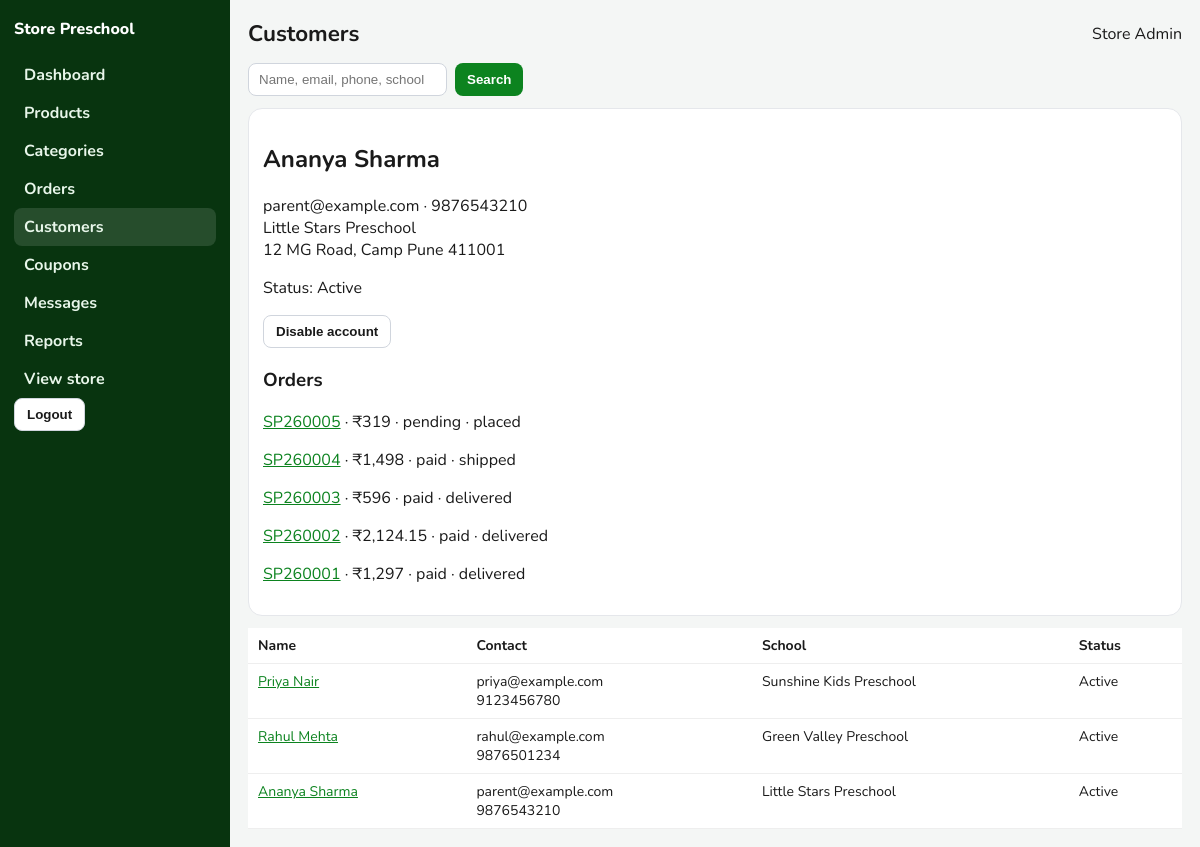
/admin/customers.php?id=2 (signed in), run on the app's committed database.
### tables this page shows
CREATE TABLE users (
    id INT UNSIGNED AUTO_INCREMENT PRIMARY KEY,
    name VARCHAR(120) NOT NULL,
    email VARCHAR(160) NOT NULL,
    phone VARCHAR(15) NOT NULL,
    password_hash VARCHAR(255) NOT NULL,
    role ENUM('customer', 'admin') NOT NULL DEFAULT 'customer',
    school_name VARCHAR(180) NULL,
    address VARCHAR(500) NULL,
    city VARCHAR(80) NULL,
    pincode VARCHAR(10) NULL,
    is_active TINYINT(1) NOT NULL DEFAULT 1,
    created_at TIMESTAMP NOT NULL DEFAULT CURRENT_TIMESTAMP,
    UNIQUE KEY uniq_email (email)
);

CREATE TABLE orders (
    id INT UNSIGNED AUTO_INCREMENT PRIMARY KEY,
    order_number VARCHAR(20) NOT NULL,
    user_id INT UNSIGNED NULL,
    order_type ENUM('retail', 'bulk') NOT NULL DEFAULT 'retail',
    customer_name VARCHAR(120) NOT NULL,
    email VARCHAR(160) NOT NULL,
    school_name VARCHAR(180) NOT NULL,
    mobile VARCHAR(15) NOT NULL,
    address VARCHAR(500) NOT NULL,
    city VARCHAR(80) NOT NULL,
    pincode VARCHAR(10) NOT NULL,
    notes VARCHAR(500) NULL,
    subtotal DECIMAL(10,2) NOT NULL,
    discount DECIMAL(10,2) NOT NULL DEFAULT 0,
    coupon_code VARCHAR(40) NULL,
    delivery_fee DECIMAL(10,2) NOT NULL DEFAULT 0,
    total DECIMAL(10,2) NOT NULL,
    payment_method ENUM('razorpay', 'cod') NOT NULL,
    payment_status ENUM('pending', 'paid', 'failed', 'refunded') NOT NULL DEFAULT 'pending',
    razorpay_order_id VARCHAR(64) NULL,
    razorpay_payment_id VARCHAR(64) NULL,
    delivery_status ENUM('placed', 'confirmed', 'packed', 'shipped', 'out_for_delivery', 'delivered', 'cancelled') NOT NULL DEFAULT 'placed',
    stock_deducted TINYINT(1) NOT NULL DEFAULT 0,
    created_at TIMESTAMP NOT NULL DEFAULT CURRENT_TIMESTAMP,
    UNIQUE KEY uniq_order_number (order_number),
    KEY idx_user (user_id),
    KEY idx_status (payment_status, delivery_status),
    KEY idx_created (created_at),
    CONSTRAINT fk_orders_user FOREIGN KEY (user_id) REFERENCES users (id) ON DELETE SET NULL
);

### includes/functions.php (called while the page is built, shortened)
<?php
function e(mixed $value): string
{
    return htmlspecialchars((string) $value, ENT_QUOTES | ENT_SUBSTITUTE, 'UTF-8');
}
function url(string $path = ''): string
{
    $base = rtrim(BASE_URL, '/');
    if ($path === '') {
        return $base === '' ? '/' : $base . '/';
    }
    return ($base === '' ? '' : $base) . '/' . ltrim($path, '/');
}
function money(mixed $amount): string
{
    $amount = round((float) $amount, 2);
    $hasPaise = abs($amount - floor($amount)) > 0.001;
    return '₹' . number_format($amount, $hasPaise ? 2 : 0);
}
function current_user(): ?array
{
    static $loaded = false;
    static $user = null;
    if ($loaded) {
        return $user;
    }
    $loaded = true;
    $stmt = db()->prepare('SELECT * FROM users WHERE id = ? LIMIT 1');
    $stmt->execute([(int) $_SESSION['user_id']]);
    $row = $stmt->fetch();
    $user = $row;
    return $user;
}
function require_admin(): void
{
    $user = current_user();
}

### config/database.php (called while the page is built, shortened)
<?php
function db(): PDO
{
    static $pdo = null;
    if ($pdo instanceof PDO) {
        return $pdo;
    }
    $dsn = sprintf(
        'mysql:host=%s;port=%d;dbname=%s;charset=%s',
        DB_HOST,
        DB_PORT,
        DB_NAME,
        DB_CHARSET
    );
    $pdo = new PDO($dsn, DB_USER, DB_PASS, [
        PDO::ATTR_ERRMODE => PDO::ERRMODE_EXCEPTION,
        PDO::ATTR_DEFAULT_FETCH_MODE => PDO::FETCH_ASSOC,
        PDO::ATTR_EMULATE_PREPARES => false,
    ]);
    return $pdo;
}

### admin/customers.php (the view, shortened to what this page needs)
<?php
require_once __DIR__ . '/../includes/init.php';
require_admin();
$viewId = (int) ($_GET['id'] ?? 0);
$view = null;
$viewOrders = [];
if ($viewId) {
    $stmt = db()->prepare("SELECT * FROM users WHERE id = ? AND role = 'customer'");
    $stmt->execute([$viewId]);
    $view = $stmt->fetch() ?: null;
    if ($view) {
        $orders = db()->prepare('SELECT * FROM orders WHERE user_id = ? ORDER BY id DESC');
        $orders->execute([$viewId]);
        $viewOrders = $orders->fetchAll();
    }
}
$q = mb_substr(trim((string) ($_GET['q'] ?? '')), 0, 80);
$sql = "SELECT * FROM users WHERE role = 'customer'";
$params = [];
$sql .= ' ORDER BY id DESC';
$stmt = db()->prepare($sql);
$stmt->execute($params);
$customers = $stmt->fetchAll();
$pageTitle = 'Customers';
$active = 'customers';
require __DIR__ . '/includes/header.php';
?>
<form class="filters" method="get"><input name="q" value="<?= e($q) ?>" placeholder="Name, email, phone, school"><button class="btn" type="submit">Search</button></form>
<?php if ($view): ?>
    <div class="panel" style="margin-bottom:12px">
        <h2><?= e($view['name']) ?></h2>
        <p><?= e($view['email']) ?> · <?= e($view['phone']) ?><br><?= e((string) $view['school_name']) ?><br><?= e((string) $view['address']) ?> <?= e((string) $view['city']) ?> <?= e((string) $view['pincode']) ?></p>
        <p>Status: <?= (int) $view['is_active'] ? 'Active' : 'Disabled' ?></p>
        <form method="post"><?= csrf_field() ?><input type="hidden" name="id" value="<?= (int) $view['id'] ?>"><button class="btn alt" type="submit"><?= (int) $view['is_active'] ? 'Disable account' : 'Activate account' ?></button></form>
        <h3>Orders</h3>
        <?php foreach ($viewOrders as $order): ?>
            <p><a href="order.php?no=<?= e(rawurlencode($order['order_number'])) ?>"><?= e($order['order_number']) ?></a> · <?= money($order['total']) ?> · <?= e($order['payment_status']) ?> · <?= e($order['delivery_status']) ?></p>
        <?php endforeach; ?>
    </div>
<?php endif; ?>
<div class="table-wrap">
    <table>
        <thead><tr><th>Name</th><th>Contact</th><th>School</th><th>Status</th></tr></thead>
        <tbody>
        <?php foreach ($customers as $customer): ?>
            <tr>
                <td><a href="customers.php?id=<?= (int) $customer['id'] ?>"><?= e($customer['name']) ?></a></td>
                <td><?= e($customer['email']) ?><br><?= e($customer['phone']) ?></td>
                <td><?= e((string) $customer['school_name']) ?></td>
                <td><?= (int) $customer['is_active'] ? 'Active' : 'Disabled' ?></td>
            </tr>
        <?php endforeach; ?>
        </tbody>
    </table>
</div>
<?php require __DIR__ . '/includes/footer.php'; ?>

### admin/includes/header.php (shortened to what this page needs)
<?php
$active = $active ?? '';
$pageTitle = $pageTitle ?? 'Admin';
$adminUser = current_user();
$unreadMessages = (int) db()->query('SELECT COUNT(*) FROM messages WHERE is_read = 0')->fetchColumn();
$links = [
    'dashboard' => ['Dashboard', 'index.php'],
    'products' => ['Products', 'products.php'],
    'categories' => ['Categories', 'categories.php'],
    'orders' => ['Orders', 'orders.php'],
    'customers' => ['Customers', 'customers.php'],
    'coupons' => ['Coupons', 'coupons.php'],
    'messages' => ['Messages' . ($unreadMessages ? ' (' . $unreadMessages . ')' : ''), 'messages.php'],
    'reports' => ['Reports', 'reports.php'],
];
?>
<!doctype html>
<html lang="en">
<head>
    <link href="<?= e(url('assets/css/admin.css')) ?>" rel="stylesheet">
</head>
<body>
<div class="admin-shell">
    <aside class="side" id="side">
        <div class="brand">Store Preschool</div>
        <?php foreach ($links as $key => [$label, $href]): ?>
            <a class="<?= $active === $key ? 'on' : '' ?>" href="<?= e($href) ?>"><?= e($label) ?></a>
        <?php endforeach; ?>
        <a href="<?= e(url()) ?>">View store</a>
        <form method="post" action="logout.php"><?= csrf_field() ?><button class="btn alt" type="submit">Logout</button></form>
    </aside>
    <div class="admin-main">
        <div class="top">
            <div>
                <h1 style="display:inline;font-size:1.4rem;margin:0"><?= e($pageTitle) ?></h1>
            </div>
            <span><?= e($adminUser['name'] ?? '') ?></span>
        </div>

### assets/css/admin.css (style rules this page uses)
body { margin: 0; background: #f4f6f5; color: #1a1a1a; font-family: Nunito, "Segoe UI", sans-serif; }
a { color: #0c831f; }
.admin-shell { display: grid; grid-template-columns: 230px 1fr; min-height: 100vh; }
.side { background: #08340f; color: #fff; padding: 18px 14px; }
.side a { color: #e8f6ea; text-decoration: none; display: block; padding: 8px 10px; border-radius: 8px; font-weight: 700; }
.side a.on, .side a:hover { background: rgba(255,255,255,.12); }
.brand { font-weight: 800; margin-bottom: 16px; }
.admin-main { padding: 18px; }
.top { display: flex; justify-content: space-between; gap: 12px; align-items: center; margin-bottom: 14px; }
.card, .panel { background: #fff; border: 1px solid #e5e7eb; border-radius: 14px; padding: 14px; }
.table-wrap { overflow-x: auto; }
table { width: 100%; border-collapse: collapse; background: #fff; }
th, td { padding: 8px 10px; border-bottom: 1px solid #eee; text-align: left; vertical-align: top; font-size: 14px; }
.filters { display: flex; gap: 8px; flex-wrap: wrap; margin-bottom: 12px; }
input, select, textarea { border: 1px solid #d0d5dd; border-radius: 8px; padding: 8px 10px; }
.btn { border: 0; background: #0c831f; color: #fff; border-radius: 8px; padding: 8px 12px; font-weight: 800; text-decoration: none; display: inline-block; }
.btn.alt { background: #fff; color: #1a1a1a; border: 1px solid #d0d5dd; }

### data on the page
users: name "Store Admin"
users: name "Ananya Sharma", email "parent@example.com", phone "9876543210", school_name "Little Stars Preschool", address "12 MG Road, Camp", city "Pune", pincode "411001", is_active "Active"
orders: order_number "SP260005", total "₹319", payment_status "pending", delivery_status "placed"
orders: order_number "SP260004", total "₹1,498", payment_status "paid", delivery_status "shipped"
orders: order_number "SP260003", total "₹596", payment_status "paid", delivery_status "delivered"
orders: order_number "SP260002", total "₹2,124.15", payment_status "paid", delivery_status "delivered"
orders: order_number "SP260001", total "₹1,297", payment_status "paid", delivery_status "delivered"
users: name "Priya Nair", email "priya@example.com", phone "9123456780", school_name "Sunshine Kids Preschool", is_active "Active"
users: name "Rahul Mehta", email "rahul@example.com", phone "9876501234", school_name "Green Valley Preschool", is_active "Active"

### other printed values
$label "Dashboard"
$label "Products"
$label "Categories"
$label "Orders"
$label "Customers"
$label "Coupons"
$label "Messages"
$label "Reports"
$pageTitle "Customers"
